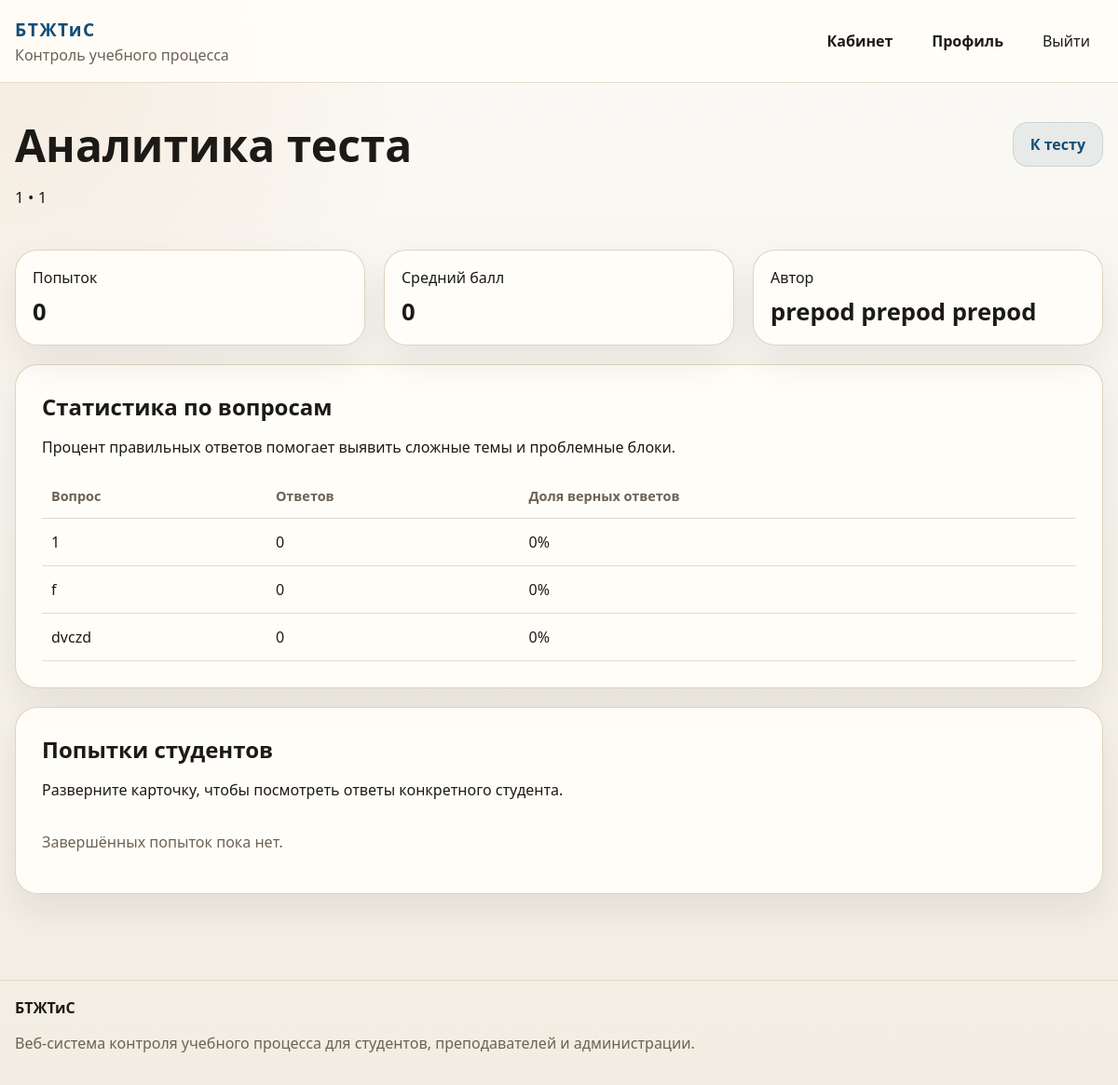
The page /teacher/reports/3/ (signed in) on the database its author committed.
### education/models.py (models this page shows, shortened)
class Test(models.Model):
    title = models.CharField("Название теста", max_length=200)
    description = models.TextField("Описание", blank=True)
    discipline = models.ForeignKey(
        Discipline,
        on_delete=models.CASCADE,
        related_name="tests",
        verbose_name="Дисциплина",
    )
    author = models.ForeignKey(
        settings.AUTH_USER_MODEL,
        on_delete=models.CASCADE,
        related_name="created_tests",
        limit_choices_to={"role": ROLE_TEACHER},
        verbose_name="Автор",
    )
    groups = models.ManyToManyField(
        AcademicGroup,
        related_name="tests",
        blank=True,
        verbose_name="Доступные группы",
    )
    time_limit_minutes = models.PositiveIntegerField("Лимит времени (мин.)", default=30)
    max_attempts = models.PositiveIntegerField("Максимум попыток", default=1)
    allow_retake = models.BooleanField("Разрешить повторное прохождение", default=False)
    is_published = models.BooleanField("Опубликован", default=False)
    available_from = models.DateTimeField("Доступен с", blank=True, null=True)
    available_to = models.DateTimeField("Доступен до", blank=True, null=True)
    created_at = models.DateTimeField("Создан", auto_now_add=True)
    updated_at = models.DateTimeField("Обновлён", auto_now=True)
    class Meta:
        ordering = ["-updated_at", "title"]
        verbose_name = "Тест"
        verbose_name_plural = "Тесты"

class Discipline(models.Model):
    name = models.CharField("Дисциплина", max_length=120, unique=True)
    code = models.CharField("Код", max_length=20, blank=True)
    description = models.TextField("Описание", blank=True)
    teachers = models.ManyToManyField(
        settings.AUTH_USER_MODEL,
        related_name="disciplines_taught",
        blank=True,
        limit_choices_to={"role": ROLE_TEACHER},
        verbose_name="Преподаватели",
    )
    groups = models.ManyToManyField(
        AcademicGroup,
        related_name="disciplines",
        blank=True,
        verbose_name="Учебные группы",
    )
    class Meta:
        ordering = ["name"]
        verbose_name = "Дисциплина"
        verbose_name_plural = "Дисциплины"

class User(AbstractUser):
    class Role(models.TextChoices):
        STUDENT = ROLE_STUDENT, "Студент"
        TEACHER = ROLE_TEACHER, "Преподаватель"
        ADMINISTRATOR = ROLE_ADMINISTRATOR, "Администратор"
    email = models.EmailField("Электронная почта", unique=True)
    middle_name = models.CharField("Отчество", max_length=150, blank=True)
    phone = models.CharField("Телефон", max_length=32, blank=True)
    bio = models.TextField("О себе", blank=True)
    role = models.CharField(
        "Роль",
        max_length=20,
        choices=Role.choices,
        default=Role.STUDENT,
    )
    academic_group = models.ForeignKey(
        "AcademicGroup",
        on_delete=models.SET_NULL,
        related_name="students",
        blank=True,
        null=True,
        verbose_name="Учебная группа",
    )
    REQUIRED_FIELDS = ["email", "first_name", "last_name"]
    objects = UserManager()
    class Meta:
        ordering = ["last_name", "first_name", "username"]
        verbose_name = "Пользователь"
        verbose_name_plural = "Пользователи"
    @property
    def full_name(self):
        return " ".join(
            part for part in [self.last_name, self.first_name, self.middle_name] if part
        ) or self.username
    @property
    def is_teacher(self):
        return self.role == self.Role.TEACHER
    @property
    def is_administrator(self):
        return self.role == self.Role.ADMINISTRATOR or self.is_superuser

class Question(models.Model):
    test = models.ForeignKey(Test, on_delete=models.CASCADE, related_name="questions", verbose_name="Тест")
    text = models.TextField("Текст вопроса")
    image = models.ImageField("Изображение", upload_to="questions/", blank=True, null=True)
    points = models.PositiveIntegerField("Баллы", default=1)
    order = models.PositiveIntegerField("Порядок", default=1)
    class Meta:
        ordering = ["order", "id"]
        unique_together = ("test", "order")
        verbose_name = "Вопрос"
        verbose_name_plural = "Вопросы"

### education/views.py (the view)
# urls.py: path("teacher/reports/<int:pk>/", views.report_detail, name="report_detail"),
@role_required(User.Role.TEACHER, User.Role.ADMINISTRATOR)
def report_detail(request, pk):
    test = get_object_or_404(Test.objects.select_related("discipline", "author"), pk=pk)
    if request.user.is_teacher and test.author != request.user:
        return HttpResponseForbidden("Доступ запрещён.")
    attempts = (
        test.attempts.filter(is_finished=True)
        .select_related("student")
        .prefetch_related("answers__question", "answers__selected_option")
    )
    question_stats = []
    for question in test.questions.all():
        total_answers = StudentAnswer.objects.filter(
            question=question,
            attempt__test=test,
            attempt__is_finished=True,
        ).exclude(selected_option__isnull=True)
        answers_count = total_answers.count()
        correct_count = total_answers.filter(is_correct=True).count()
        question_stats.append(
            {
                "question": question,
                "answers_count": answers_count,
                "correct_rate": int(correct_count / answers_count * 100) if answers_count else 0,
            }
        )
    context = {
        "test": test,
        "attempts": attempts,
        "question_stats": question_stats,
        "summary": {
            "attempts": attempts.count(),
            "average_score": round(attempts.aggregate(avg=Avg("score")).get("avg") or 0, 1),
        },
    }
    return render(request, "education/report_detail.html", context)

### education/utils.py (called while the page is built)
def role_required(*roles):
    def decorator(view_func):
        @wraps(view_func)
        def _wrapped_view(request, *args, **kwargs):
            if not request.user.is_authenticated:
                return redirect("login")
            if request.user.is_superuser or request.user.role in roles:
                return view_func(request, *args, **kwargs)
            messages.error(request, "У вас нет доступа к данному разделу.")
            return redirect(dashboard_url_for(request.user))
        return _wrapped_view
    return decorator

### templates/education/report_detail.html (shortened to what this page needs)
{% extends "base.html" %}
{% block content %}
<section class="section">
    <div class="container">
        <div class="page-head page-head-inline">
            <div>
                <h1>Аналитика теста</h1>
                <p>{{ test.title }} • {{ test.discipline.name }}</p>
            </div>
            <div class="head-actions">
                {% if user.is_teacher %}
                    <a class="btn btn-secondary" href="{% url 'education:test_preview' test.pk %}">К тесту</a>
                {% endif %}
            </div>
        </div>
        <div class="stats-strip">
            <article class="mini-stat"><span>Попыток</span><strong>{{ summary.attempts }}</strong></article>
            <article class="mini-stat"><span>Средний балл</span><strong>{{ summary.average_score }}</strong></article>
            <article class="mini-stat"><span>Автор</span><strong>{{ test.author.full_name }}</strong></article>
        </div>
        <section class="panel panel-top-space">
                <div class="section-head">
                    <h2>Статистика по вопросам</h2>
                    <p>Процент правильных ответов помогает выявить сложные темы и проблемные блоки.</p>
                </div>
                <div class="table-wrap">
                    <table class="data-table">
                        <thead>
                            <tr>
                                <th>Вопрос</th>
                                <th>Ответов</th>
                                <th>Доля верных ответов</th>
                            </tr>
                        </thead>
                        <tbody>
                            {% for item in question_stats %}
                                <tr>
                                    <td>{{ item.question.text|truncatechars:90 }}</td>
                                    <td>{{ item.answers_count }}</td>
                                    <td>{{ item.correct_rate }}%</td>
                                </tr>
                            {% empty %}
                                <tr>
                                    <td colspan="3">Статистика пока недоступна.</td>
                                </tr>
                            {% endfor %}
                        </tbody>
                    </table>
                </div>
            </section>
        <section class="panel panel-top-space">
                <div class="section-head">
                    <h2>Попытки студентов</h2>
                    <p>Разверните карточку, чтобы посмотреть ответы конкретного студента.</p>
                </div>
                <div class="details-list">
                    {% for attempt in attempts %}
                        <details class="details-card">
                            <summary>
                                <span>{{ attempt.student.full_name }}</span>
                                <span>{{ attempt.score }}/{{ attempt.max_score }} • оценка {{ attempt.grade }}</span>
                            </summary>
                            <div class="details-content">
                                {% for answer in attempt.answers.all %}
                                    <div class="answer-row">
                                        <strong>{{ answer.question.order }}.</strong>
                                        <span>{{ answer.question.text }}</span>
                                        <span class="{% if answer.is_correct %}success-text{% else %}danger-text{% endif %}">
                                            {{ answer.selected_option|default:"Ответ не выбран" }}
                                        </span>
                                    </div>
                                {% endfor %}
                            </div>
                        </details>
                    {% empty %}
                        <p class="muted">Завершённых попыток пока нет.</p>
                    {% endfor %}
                </div>
        </section>
    </div>
</section>
{% endblock %}

### static/education/css/styles.css (style rules this page uses)
:root { --bg: #f6f4ee; --surface: #fffdf8; --surface-alt: #efe8d9; --border: #dccfb9; --text: #1c1a16; --muted: #6c6254; --primary: #124e78; --primary-dark: #0d3958; --accent: #cb7c2f; --danger: #a63d40; --success: #216869; --shadow: 0 18px 40px rgba(28, 26, 22, 0.08); --radius: 24px; }
*, *::before, *::after { box-sizing: border-box; }
body { margin: 0; font-family: "Segoe UI", Tahoma, Geneva, Verdana, sans-serif; background: radial-gradient(circle at top left, rgba(203, 124, 47, 0.12), transparent 28%), linear-gradient(180deg, #fbfaf6 0%, #f2ede2 100%); color: var(--text); }
a { color: inherit; text-decoration: none; }
.container { width: min(1180px, calc(100% - 32px)); margin: 0 auto; }
.header-inner, .footer-inner, .page-head-inline, .head-actions, .main-nav, .hero-actions, .hero-note, .quick-links, .test-meta, .test-actions, .filters-row, .filters-actions, .actions-cell, .checkbox-line, .form-actions, .log-item, .answer-row { display: flex; align-items: center; gap: 14px; }
.brand-text, .field-help, .table-muted, .muted, .site-footer p, .hero-note, .meta-line, .meta-list, .details-content, .filters-row label { color: var(--muted); }
.section, .hero { padding: 42px 0; }
.hero-grid, .dashboard-grid, .cards-grid, .stat-grid, .stats-strip, .stats-strip-wide, .form-grid, .formset-grid { display: grid; gap: 20px; }
.hero h1, .page-head h1 { margin: 0 0 12px; font-size: clamp(2rem, 4vw, 3.6rem); line-height: 1.05; }
.hero-text, .page-head p { font-size: 1.05rem; line-height: 1.7; max-width: 760px; }
.hero-panel, .panel, .feature-card, .mini-stat, .stat-card, .details-card { background: rgba(255, 253, 248, 0.94); border: 1px solid rgba(220, 207, 185, 0.9); border-radius: var(--radius); box-shadow: var(--shadow); }
.hero-panel, .panel { padding: 28px; }
.stat-grid, .stats-strip { grid-template-columns: repeat(auto-fit, minmax(150px, 1fr)); }
.stat-card, .mini-stat { padding: 18px; }
.stat-card strong, .mini-stat strong { display: block; margin-top: 8px; font-size: 1.6rem; }
.section-head { margin-bottom: 18px; }
.section-head h2, .feature-card h3, .details-card summary { margin: 0 0 8px; }
.btn { display: inline-flex; justify-content: center; align-items: center; gap: 8px; padding: 12px 18px; border-radius: 16px; border: 1px solid transparent; font-weight: 700; cursor: pointer; transition: transform 0.2s ease, box-shadow 0.2s ease, background 0.2s ease; }
.btn-secondary { background: rgba(18, 78, 120, 0.08); color: var(--primary); border-color: rgba(18, 78, 120, 0.14); }
.page-head { margin-bottom: 24px; }
.page-head-inline { justify-content: space-between; align-items: flex-start; }
.panel-top-space { margin-top: 20px; }
.table-wrap { overflow-x: auto; }
.data-table { width: 100%; border-collapse: collapse; }
.data-table th, .data-table td { padding: 14px 10px; border-bottom: 1px solid rgba(220, 207, 185, 0.75); text-align: left; vertical-align: top; }
.data-table th { color: var(--muted); font-size: 0.9rem; font-weight: 700; }
.details-list, .log-list { display: grid; gap: 14px; }

### rows shown on the page
Test: title "1", discipline.name "1", author.full_name "prepod prepod prepod"
Question: question.text "1", answers_count "0", correct_rate "0"
Question: question.text "f", answers_count "0", correct_rate "0"
Question: question.text "dvczd", answers_count "0", correct_rate "0"

### other values the page prints
{{ summary.attempts }} "0"
{{ summary.average_score }} "0"
